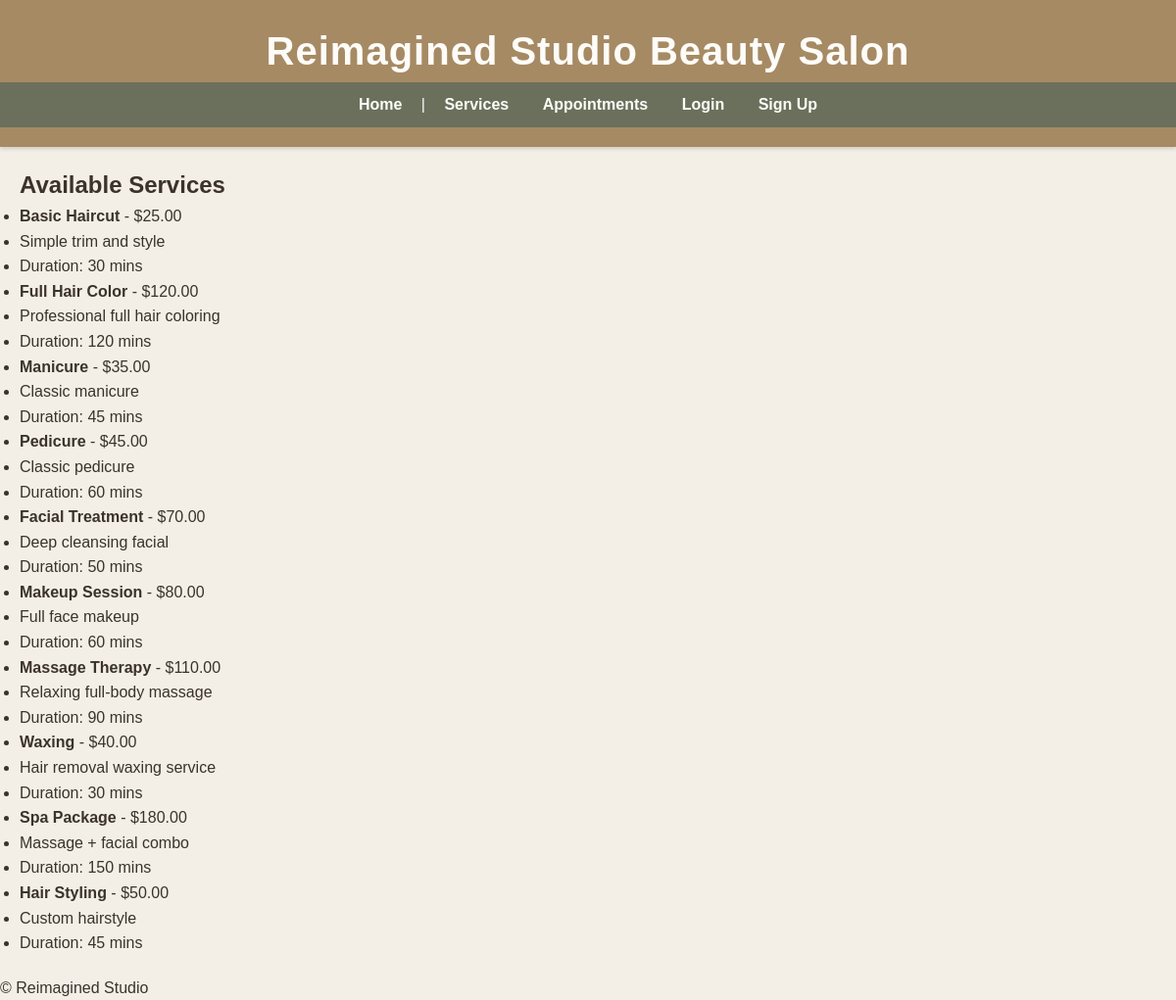
Page /services/ on the committed database.
### salon_app/models.py (models this page shows, shortened)
class Service(models.Model):
    name = models.CharField(max_length=100)
    description = models.TextField(blank=True)
    duration_minutes = models.PositiveIntegerField()
    price = models.DecimalField(max_digits=6, decimal_places=2)

### salon_app/views.py (the view)
# urls.py: path('services/', views.services_list, name='services'),
def services_list(request):
    services = Service.objects.all()
    return render(request, 'salon_app/services_list.html', {'services': services})

### salon_app/templates/salon_app/services_list.html (shortened to what this page needs)
{% extends 'salon_app/base.html' %}
{% block content %}
<h2>Available Services</h2>
<ul>
  {% for service in services %}
    <li>
      <strong>{{ service.name }}</strong> - ${{ service.price}}
      <li>{{ service.description }}</li>
      <li>Duration: {{ service.duration_minutes }} mins</li>
    </li>
  {% empty %}
    <li>No services available right now.</li>
  {% endfor %}
</ul>
{% endblock %}

### salon_app/static/css/style.css (style rules this page uses)
* { margin: 0; padding: 0; box-sizing: border-box; }
body { font-family: 'Quicksand', sans-serif; font-size: 16px; line-height: 1.6; background-color: #f3efe6; color: #3b322c; min-height: 100vh; }

### rows in the picture
Service: name "Basic Haircut", price "25.00", description "Simple trim and style", duration_minutes "30"
Service: name "Full Hair Color", price "120.00", description "Professional full hair coloring", duration_minutes "120"
Service: name "Manicure", price "35.00", description "Classic manicure", duration_minutes "45"
Service: name "Pedicure", price "45.00", description "Classic pedicure", duration_minutes "60"
Service: name "Facial Treatment", price "70.00", description "Deep cleansing facial", duration_minutes "50"
Service: name "Makeup Session", price "80.00", description "Full face makeup", duration_minutes "60"
Service: name "Massage Therapy", price "110.00", description "Relaxing full-body massage", duration_minutes "90"
Service: name "Waxing", price "40.00", description "Hair removal waxing service", duration_minutes "30"
Service: name "Spa Package", price "180.00", description "Massage + facial combo", duration_minutes "150"
Service: name "Hair Styling", price "50.00", description "Custom hairstyle", duration_minutes "45"
